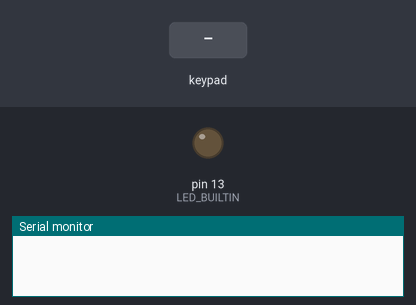
The sketch below on a simulated Arduino Uno, built with avr-gcc and run on an emulated ATmega328P. Parts: output pins drawn as LEDs (lit = HIGH), the last lines printed to the serial monitor. Inputs (shaded band) come from the test bench.

Above: at 1.2 s.
1.3 s: key '1' pressed
At 1.9 s:
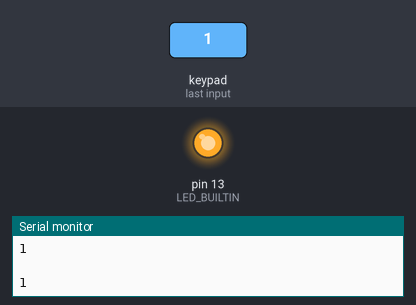
Timing chart, 0 to 51.8 s (numbered marks = the images above; inputs shaded):
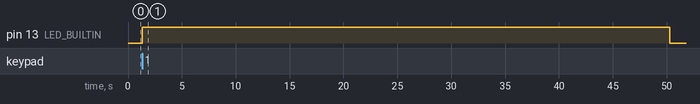

The sketch:

manideepAURDINO.ino
```cpp
#include <Keypad.h>

const byte ROWS = 4; //four rows
const byte COLS = 4; //four columns
char keys[ROWS][COLS] = {
  {'1','2','3','A'},
  {'4','5','6','B'},
  {'7','8','9','C'},
  {'*','0','#','D'}
};

byte rowPins[ROWS] = {9,8,7,6}; //connect to the row pinouts of the keypad
byte colPins[COLS] = {5,4,3,2}; //connect to the column pinouts of the keypad

Keypad keypad = Keypad( makeKeymap(keys), rowPins, colPins, ROWS, COLS );

int relay=10;
void setup()
{
  Serial.begin(9600);
  pinMode(LED_BUILTIN, OUTPUT);
  digitalWrite(LED_BUILTIN, LOW);
}
void loop()
{
  char key = keypad.getKey();

  if (key != NO_KEY)
  {
    Serial.println("the alloted time is ");
    Serial.println(key);
    Serial.println(" ");
    timer(int(key));
  }
  digitalWrite(LED_BUILTIN, LOW);
}


void offrelay()
{
  digitalWrite(LED_BUILTIN, LOW);
}

void timer(int n)
{

  int i=0;
  digitalWrite(LED_BUILTIN, HIGH);
  for(i=1;i<=n;i++)
  {
    Serial.print(i);
    Serial.print("\n");
    delay(1000);
  }
  offrelay();
}
```

Measured:
- after the input at 1.3 s, pin 13 (LED_BUILTIN): LOW → HIGH at once, → LOW 49.0 s later
